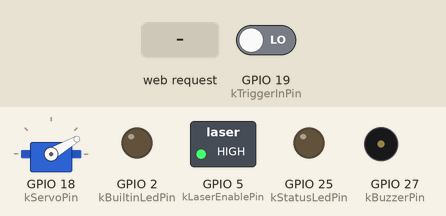
Recording of a sketch running on a simulated ESP32. Parts: servo, switched loads named in the sketch (green lamp = pin HIGH), output pins drawn as LEDs (lit = HIGH), buzzer (waves = sounding, pin HIGH). Inputs (shaded band) come from the test bench; at power-on: GPIO 19 (kTriggerInPin) LOW. Pins used as bus, display or sensor lines are not drawn; what the sketch prints to the serial monitor is not drawn.

Above: at 1.6 s.
1.7 s: GPIO 19 (kTriggerInPin) driven HIGH
At 2.25 s:
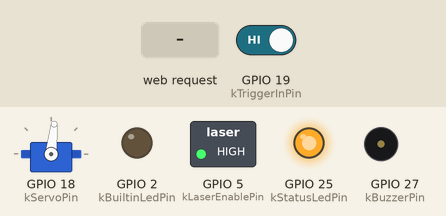
4.7 s: HTTP request GET /m received
At 7.14 s:
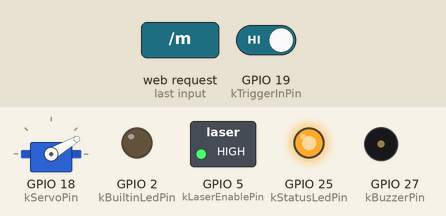
7.7 s: HTTP request GET /r received
At 9.44 s:
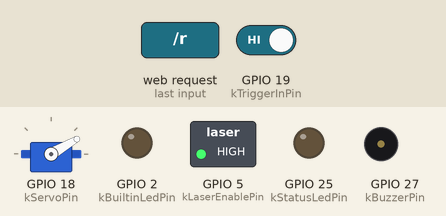
Timing chart, 0 to 16.7 s (numbered marks = the images above; inputs shaded):
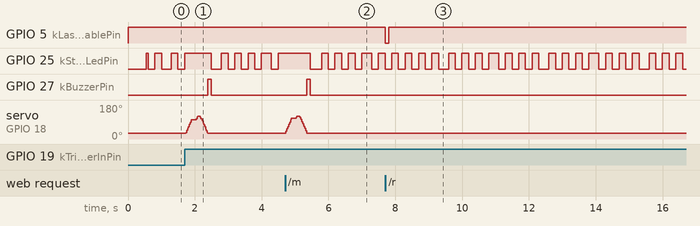

Measured:
- after the input at 1.7 s, GPIO 27 (kBuzzerPin): LOW → HIGH after 0.69 s, → LOW 0.10 s later; servo on GPIO 18 (kServoPin): rises from 30° to 120° in 0.36 s, then falls to 30° in 0.30 s
- after the input at 4.7 s, GPIO 27 (kBuzzerPin): LOW → HIGH after 0.66 s, → LOW 0.10 s later; servo on GPIO 18 (kServoPin): rises from 30° to 120° in 0.33 s, then falls to 30° in 0.30 s
- after the input at 7.7 s, GPIO 5 (kLaserEnablePin): HIGH → LOW at once, → HIGH 0.10 s later
- by itself, GPIO 25 (kStatusLedPin): repeats every 3.0 s: 3 × (LOW 0.20 s, HIGH 0.20 s), LOW 0.30 s, 3 × (HIGH 0.20 s, LOW 0.20 s), HIGH 0.30 s

The sketch:

CableMarkerPro.ino
```cpp
#include <Arduino.h>
#include <WiFi.h>
#include <WebServer.h>

#include "AppConfig.h"
#include "DebouncedInput.h"
#include "LaserRangefinder.h"
#include "MarkerActuator.h"
#include "WebUi.h"

HardwareSerial laserSerial(2);
LaserRangefinder laser(laserSerial);
MarkerActuator marker;
DebouncedInput triggerInput(config::kTriggerInPin, config::kTriggerDebounceMs);
WebServer server(80);

namespace {

bool statusLedState = false;
uint32_t lastStatusLedToggleMs = 0;

int32_t calibratedDistanceMm(uint32_t nowMs) {
  if (!laser.hasReading() || !laser.healthy(nowMs)) {
    return -1;
  }

  const int64_t corrected = static_cast<int64_t>(laser.rawMillimeters()) + config::kCalibrationOffsetMm;
  return corrected < 0 ? 0 : static_cast<int32_t>(corrected);
}

String jsonState(uint32_t nowMs, const char* message = nullptr) {
  String json;
  json.reserve(320);
  json += F("{\"version\":\"");
  json += config::kFirmwareVersion;
  json += F("\",\"distance_mm\":");
  json += calibratedDistanceMm(nowMs);
  json += F(",\"raw_distance_mm\":");
  json += laser.hasReading() ? String(laser.rawMillimeters()) : String(-1);
  json += F(",\"calibration_offset_mm\":");
  json += config::kCalibrationOffsetMm;
  json += F(",\"laser_healthy\":");
  json += laser.healthy(nowMs) ? F("true") : F("false");
  json += F(",\"laser_restarting\":");
  json += laser.restarting() ? F("true") : F("false");
  json += F(",\"marker_busy\":");
  json += marker.busy() ? F("true") : F("false");
  json += F(",\"completed_marks\":");
  json += marker.completedMarks();
  json += F(",\"uptime_ms\":");
  json += nowMs;

  if (message != nullptr) {
    json += F(",\"message\":\"");
    json += message;
    json += '"';
  }

  json += '}';
  return json;
}

void sendJson(int statusCode, const String& body) {
  server.sendHeader(F("Cache-Control"), F("no-store"));
  server.send(statusCode, F("application/json; charset=utf-8"), body);
}

void handleStatus() {
  sendJson(200, jsonState(millis()));
}

void handleMark() {
  const uint32_t nowMs = millis();
  if (!marker.requestMark(nowMs)) {
    sendJson(409, jsonState(nowMs, "Marker is busy or in cooldown."));
    return;
  }
  sendJson(202, jsonState(nowMs, "Mark cycle started."));
}

void handleLaserRestart() {
  const uint32_t nowMs = millis();
  laser.requestRestart(nowMs);
  sendJson(202, jsonState(nowMs, "Laser restart requested."));
}

void handleLegacyData() {
  const uint32_t nowMs = millis();
  String json = F("{\"d\":");
  json += calibratedDistanceMm(nowMs);
  json += F(",\"h\":");
  json += laser.healthy(nowMs) ? F("true") : F("false");
  json += F(",\"b\":");
  json += marker.busy() ? F("true") : F("false");
  json += '}';
  sendJson(200, json);
}

void setupRoutes() {
  server.on("/", HTTP_GET, []() {
    server.send_P(200, PSTR("text/html; charset=utf-8"), kWebUi);
  });

  server.on("/api/status", HTTP_GET, handleStatus);
  server.on("/api/mark", HTTP_POST, handleMark);
  server.on("/api/laser/restart", HTTP_POST, handleLaserRestart);

  // Compatibility with the original one-file firmware. New integrations should
  // use the /api/* endpoints above.
  server.on("/d", HTTP_GET, handleLegacyData);
  server.on("/m", HTTP_GET, handleMark);
  server.on("/m", HTTP_POST, handleMark);
  server.on("/r", HTTP_GET, handleLaserRestart);
  server.on("/r", HTTP_POST, handleLaserRestart);

  server.on("/healthz", HTTP_GET, []() {
    server.send(200, F("text/plain; charset=utf-8"), F("ok"));
  });

  server.onNotFound([]() {
    server.send(404, F("application/json; charset=utf-8"), F("{\"error\":\"not_found\"}"));
  });
}

void updateStatusIndicators(uint32_t nowMs) {
  const bool healthy = laser.healthy(nowMs);
  digitalWrite(config::kBuiltinLedPin, healthy ? HIGH : LOW);

  if (marker.busy()) {
    digitalWrite(config::kStatusLedPin, HIGH);
    statusLedState = true;
    return;
  }

  const uint32_t intervalMs = healthy ? 800 : 200;
  if (nowMs - lastStatusLedToggleMs >= intervalMs) {
    lastStatusLedToggleMs = nowMs;
    statusLedState = !statusLedState;
    digitalWrite(config::kStatusLedPin, statusLedState ? HIGH : LOW);
  }
}

}  // namespace

void setup() {
  Serial.begin(115200);

  pinMode(config::kStatusLedPin, OUTPUT);
  pinMode(config::kBuiltinLedPin, OUTPUT);
  pinMode(config::kTriggerOutPin, OUTPUT);
  digitalWrite(config::kTriggerOutPin, HIGH);  // Preserves the legacy ready/output behavior.

  triggerInput.begin(INPUT_PULLDOWN);
  marker.begin();
  laser.begin();

  WiFi.mode(WIFI_AP);
  WiFi.setSleep(false);
  WiFi.softAP(config::kAccessPointSsid, config::kAccessPointPassword);

  setupRoutes();
  server.begin();

  Serial.println();
  Serial.printf("%s firmware %s\n", config::kProjectName, config::kFirmwareVersion);
  Serial.printf("Access point: %s\n", config::kAccessPointSsid);
  Serial.print("Web UI: http://");
  Serial.println(WiFi.softAPIP());
}

void loop() {
  const uint32_t nowMs = millis();

  laser.tick(nowMs);
  marker.tick(nowMs);

  if (triggerInput.risingEdge(nowMs)) {
    marker.requestMark(nowMs);
  }

  updateStatusIndicators(nowMs);
  server.handleClient();
  delay(1);
}
```

DebouncedInput.h
```cpp
#pragma once

#include <Arduino.h>

class DebouncedInput {
 public:
  DebouncedInput(uint8_t pin, uint32_t debounceMs)
      : pin_(pin), debounceMs_(debounceMs) {}

  void begin(uint8_t mode) {
    pinMode(pin_, mode);
    rawState_ = digitalRead(pin_);
    stableState_ = rawState_;
    lastRawChangeMs_ = millis();
  }

  bool risingEdge(uint32_t nowMs) {
    const bool raw = digitalRead(pin_);
    if (raw != rawState_) {
      rawState_ = raw;
      lastRawChangeMs_ = nowMs;
    }

    if (rawState_ != stableState_ && nowMs - lastRawChangeMs_ >= debounceMs_) {
      stableState_ = rawState_;
      return stableState_;
    }

    return false;
  }

 private:
  uint8_t pin_;
  uint32_t debounceMs_;
  bool rawState_ = false;
  bool stableState_ = false;
  uint32_t lastRawChangeMs_ = 0;
};
```

LaserProtocol.cpp
```cpp
#include "LaserProtocol.h"

namespace cablemarker {
namespace {

bool isBcdByte(uint8_t value) {
  return ((value >> 4) & 0x0F) <= 9 && (value & 0x0F) <= 9;
}

}  // namespace

bool decodeMeasurementFrame(const uint8_t* frame, size_t length, uint32_t& millimeters) {
  if (frame == nullptr || length != 13) {
    return false;
  }

  if (frame[0] != 0xAA || frame[4] != 0x00 || frame[5] != 0x04) {
    return false;
  }

  uint8_t checksum = 0;
  for (size_t i = 1; i < 12; ++i) {
    checksum = static_cast<uint8_t>(checksum + frame[i]);
  }
  if (checksum != frame[12]) {
    return false;
  }

  uint32_t decoded = 0;
  for (size_t i = 6; i < 10; ++i) {
    if (!isBcdByte(frame[i])) {
      return false;
    }
    decoded = decoded * 100U;
    decoded += static_cast<uint32_t>(((frame[i] >> 4) & 0x0F) * 10U + (frame[i] & 0x0F));
  }

  millimeters = decoded;
  return true;
}

}  // namespace cablemarker
```

LaserProtocol.h
```cpp
#pragma once

#include <stddef.h>
#include <stdint.h>

namespace cablemarker {

// Decodes the 13-byte measurement frame used by the rangefinder protocol in
// the original CableMarker Pro firmware. Returns false for malformed headers,
// invalid BCD digits, or checksum errors.
bool decodeMeasurementFrame(const uint8_t* frame, size_t length, uint32_t& millimeters);

}  // namespace cablemarker
```

LaserRangefinder.cpp
```cpp
#include "LaserRangefinder.h"

#include "AppConfig.h"
#include "LaserProtocol.h"

namespace {

const uint8_t kLaserOnCommand[] = {0xAA, 0x00, 0x01, 0xBE, 0x00, 0x01, 0x00, 0x01, 0xC1};
const uint8_t kQuickMeasurementCommand[] = {0xAA, 0x00, 0x00, 0x22, 0x00, 0x01, 0x00, 0x00, 0x23};

bool deadlineReached(uint32_t nowMs, uint32_t deadlineMs) {
  return static_cast<int32_t>(nowMs - deadlineMs) >= 0;
}

}  // namespace

LaserRangefinder::LaserRangefinder(HardwareSerial& serial) : serial_(serial) {}

void LaserRangefinder::begin() {
  pinMode(config::kLaserEnablePin, OUTPUT);
  digitalWrite(config::kLaserEnablePin, HIGH);

  serial_.begin(config::kLaserBaud, SERIAL_8N1, config::kLaserRxPin, config::kLaserTxPin);
  // The legacy hardware allowed the rangefinder a short power-up period before
  // the first command. This happens before Wi-Fi/server startup, so a one-time
  // boot delay is preferable to sending a command while the sensor is not ready.
  delay(400);
  sendLaserOn();

  const uint32_t nowMs = millis();
  lastMeasurementMs_ = nowMs - config::kMeasurementPeriodMs;
  lastKeepAliveMs_ = nowMs;
}

void LaserRangefinder::tick(uint32_t nowMs) {
  if (restartState_ != RestartState::Idle) {
    serviceRestart(nowMs);
    return;
  }

  if (nowMs - lastKeepAliveMs_ >= config::kLaserKeepAliveMs) {
    sendLaserOn();
    lastKeepAliveMs_ = nowMs;
  }

  if (nowMs - lastMeasurementMs_ >= config::kMeasurementPeriodMs) {
    lastMeasurementMs_ = nowMs;
    measureOnce(nowMs);
  }
}

void LaserRangefinder::requestRestart(uint32_t nowMs) {
  if (restartState_ != RestartState::Idle) {
    return;
  }

  digitalWrite(config::kLaserEnablePin, LOW);
  restartState_ = RestartState::PowerOffWait;
  restartDeadlineMs_ = nowMs + 100;
  lastSuccessMs_ = 0;
  latestMillimeters_ = -1;
}

bool LaserRangefinder::healthy(uint32_t nowMs) const {
  if (restartState_ != RestartState::Idle || lastSuccessMs_ == 0) {
    return false;
  }
  return nowMs - lastSuccessMs_ <= config::kLaserStaleAfterMs;
}

bool LaserRangefinder::restarting() const {
  return restartState_ != RestartState::Idle;
}

bool LaserRangefinder::hasReading() const {
  return latestMillimeters_ >= 0;
}

int32_t LaserRangefinder::rawMillimeters() const {
  return latestMillimeters_;
}

uint32_t LaserRangefinder::lastSuccessMs() const {
  return lastSuccessMs_;
}

void LaserRangefinder::serviceRestart(uint32_t nowMs) {
  if (!deadlineReached(nowMs, restartDeadlineMs_)) {
    return;
  }

  switch (restartState_) {
    case RestartState::PowerOffWait:
      digitalWrite(config::kLaserEnablePin, HIGH);
      restartState_ = RestartState::PowerOnWait;
      restartDeadlineMs_ = nowMs + 500;
      break;

    case RestartState::PowerOnWait:
      serial_.end();
      serial_.begin(config::kLaserBaud, SERIAL_8N1, config::kLaserRxPin, config::kLaserTxPin);
      restartState_ = RestartState::UartRestartWait;
      restartDeadlineMs_ = nowMs + 100;
      break;

    case RestartState::UartRestartWait:
      drainInput();
      sendLaserOn();
      restartState_ = RestartState::LaserOnWait;
      restartDeadlineMs_ = nowMs + 300;
      break;

    case RestartState::LaserOnWait:
      restartState_ = RestartState::Idle;
      lastMeasurementMs_ = nowMs - config::kMeasurementPeriodMs;
      lastKeepAliveMs_ = nowMs;
      break;

    case RestartState::Idle:
      break;
  }
}

void LaserRangefinder::measureOnce(uint32_t nowMs) {
  drainInput();
  sendQuickMeasurement();

  uint32_t millimeters = 0;
  if (readMeasurementFrame(millimeters)) {
    latestMillimeters_ = static_cast<int32_t>(millimeters);
    lastSuccessMs_ = nowMs;
  }
}

bool LaserRangefinder::readMeasurementFrame(uint32_t& millimeters) {
  uint8_t frame[13] = {};
  size_t count = 0;
  const uint32_t startedAt = millis();

  while (millis() - startedAt < config::kFrameReadTimeoutMs) {
    while (serial_.available() > 0) {
      const int next = serial_.read();
      if (next < 0) {
        break;
      }

      const uint8_t value = static_cast<uint8_t>(next);
      if (count == 0) {
        if (value != 0xAA) {
          continue;
        }
        frame[count++] = value;
      } else {
        frame[count++] = value;
      }

      if (count == sizeof(frame)) {
        return cablemarker::decodeMeasurementFrame(frame, sizeof(frame), millimeters);
      }
    }
    delay(1);  // Yield to the ESP32 Wi-Fi stack while waiting for UART bytes.
  }

  return false;
}

void LaserRangefinder::sendLaserOn() {
  serial_.write(kLaserOnCommand, sizeof(kLaserOnCommand));
}

void LaserRangefinder::sendQuickMeasurement() {
  serial_.write(kQuickMeasurementCommand, sizeof(kQuickMeasurementCommand));
}

void LaserRangefinder::drainInput() {
  // Bound the drain so a noisy UART cannot trap the main loop forever.
  for (size_t i = 0; i < 64 && serial_.available() > 0; ++i) {
    serial_.read();
  }
}
```

LaserRangefinder.h
```cpp
#pragma once

#include <Arduino.h>

class LaserRangefinder {
 public:
  explicit LaserRangefinder(HardwareSerial& serial);

  void begin();
  void tick(uint32_t nowMs);
  void requestRestart(uint32_t nowMs);

  bool healthy(uint32_t nowMs) const;
  bool restarting() const;
  bool hasReading() const;
  int32_t rawMillimeters() const;
  uint32_t lastSuccessMs() const;

 private:
  enum class RestartState : uint8_t {
    Idle,
    PowerOffWait,
    PowerOnWait,
    UartRestartWait,
    LaserOnWait,
  };

  HardwareSerial& serial_;
  RestartState restartState_ = RestartState::Idle;
  uint32_t restartDeadlineMs_ = 0;
  uint32_t lastMeasurementMs_ = 0;
  uint32_t lastKeepAliveMs_ = 0;
  uint32_t lastSuccessMs_ = 0;
  int32_t latestMillimeters_ = -1;

  void serviceRestart(uint32_t nowMs);
  void measureOnce(uint32_t nowMs);
  bool readMeasurementFrame(uint32_t& millimeters);
  void sendLaserOn();
  void sendQuickMeasurement();
  void drainInput();
};
```

MarkerActuator.cpp
```cpp
#include "MarkerActuator.h"

#include "AppConfig.h"

namespace {

bool deadlineReached(uint32_t nowMs, uint32_t deadlineMs) {
  return static_cast<int32_t>(nowMs - deadlineMs) >= 0;
}

}  // namespace

void MarkerActuator::begin() {
  pinMode(config::kBuzzerPin, OUTPUT);
  digitalWrite(config::kBuzzerPin, LOW);

  servo_.attach(config::kServoPin);
  currentAngle_ = config::kServoHomeAngle;
  writeAngle(currentAngle_);
}

void MarkerActuator::tick(uint32_t nowMs) {
  if (phase_ == Phase::Idle || !deadlineReached(nowMs, nextActionMs_)) {
    return;
  }

  switch (phase_) {
    case Phase::MovingForward:
      currentAngle_ += config::kServoStepDegrees;
      if (currentAngle_ >= config::kServoTravelAngle) {
        currentAngle_ = config::kServoTravelAngle;
        writeAngle(currentAngle_);
        phase_ = Phase::Holding;
        nextActionMs_ = nowMs + config::kServoHoldMs;
      } else {
        writeAngle(currentAngle_);
        nextActionMs_ = nowMs + config::kServoStepIntervalMs;
      }
      break;

    case Phase::Holding:
      phase_ = Phase::MovingHome;
      nextActionMs_ = nowMs;
      break;

    case Phase::MovingHome:
      currentAngle_ -= config::kServoStepDegrees;
      if (currentAngle_ <= config::kServoHomeAngle) {
        currentAngle_ = config::kServoHomeAngle;
        writeAngle(currentAngle_);
        digitalWrite(config::kBuzzerPin, HIGH);
        phase_ = Phase::Beeping;
        nextActionMs_ = nowMs + config::kBuzzerPulseMs;
      } else {
        writeAngle(currentAngle_);
        nextActionMs_ = nowMs + config::kServoStepIntervalMs;
      }
      break;

    case Phase::Beeping:
      digitalWrite(config::kBuzzerPin, LOW);
      phase_ = Phase::Idle;
      lastCompletedMs_ = nowMs;
      ++completedMarks_;
      break;

    case Phase::Idle:
      break;
  }
}

bool MarkerActuator::requestMark(uint32_t nowMs) {
  if (phase_ != Phase::Idle) {
    return false;
  }

  if (lastCompletedMs_ != 0 && nowMs - lastCompletedMs_ < config::kMinimumMarkIntervalMs) {
    return false;
  }

  phase_ = Phase::MovingForward;
  currentAngle_ = config::kServoHomeAngle;
  nextActionMs_ = nowMs;
  return true;
}

bool MarkerActuator::busy() const {
  return phase_ != Phase::Idle;
}

uint32_t MarkerActuator::completedMarks() const {
  return completedMarks_;
}

void MarkerActuator::writeAngle(int angle) {
  servo_.write(constrain(angle, config::kServoMinAngle, config::kServoMaxAngle));
}
```

MarkerActuator.h
```cpp
#pragma once

#include <Arduino.h>
#include <ESP32Servo.h>

class MarkerActuator {
 public:
  void begin();
  void tick(uint32_t nowMs);
  bool requestMark(uint32_t nowMs);

  bool busy() const;
  uint32_t completedMarks() const;

 private:
  enum class Phase : uint8_t {
    Idle,
    MovingForward,
    Holding,
    MovingHome,
    Beeping,
  };

  Servo servo_;
  Phase phase_ = Phase::Idle;
  int currentAngle_ = 0;
  uint32_t nextActionMs_ = 0;
  uint32_t lastCompletedMs_ = 0;
  uint32_t completedMarks_ = 0;

  void writeAngle(int angle);
};
```

AppConfig.h
```cpp
#pragma once

#include <Arduino.h>

namespace config {

// Project identity
static constexpr char kProjectName[] = "CableMarker Pro";
static constexpr char kFirmwareVersion[] = "2.0.0";

// ESP32 pin assignment (kept compatible with the original project)
static constexpr uint8_t kLaserRxPin = 16;
static constexpr uint8_t kLaserTxPin = 17;
static constexpr uint8_t kLaserEnablePin = 5;
static constexpr uint8_t kServoPin = 18;
static constexpr uint8_t kBuzzerPin = 27;
static constexpr uint8_t kStatusLedPin = 25;
static constexpr uint8_t kBuiltinLedPin = 2;
static constexpr uint8_t kTriggerOutPin = 23;
static constexpr uint8_t kTriggerInPin = 19;

// Laser UART / protocol
static constexpr uint32_t kLaserBaud = 9600;
static constexpr uint32_t kMeasurementPeriodMs = 750;
static constexpr uint32_t kLaserKeepAliveMs = 5000;
static constexpr uint32_t kLaserStaleAfterMs = 3000;
static constexpr uint32_t kFrameReadTimeoutMs = 140;

// Calibration. Keep the legacy -33 mm offset unless your mechanical setup differs.
static constexpr int32_t kCalibrationOffsetMm = -33;

// Marker actuator
static constexpr int kServoHomeAngle = 30;
static constexpr int kServoTravelAngle = 120;
static constexpr int kServoMinAngle = 20;
static constexpr int kServoMaxAngle = 125;
static constexpr uint8_t kServoStepDegrees = 4;
static constexpr uint32_t kServoStepIntervalMs = 10;
static constexpr uint32_t kServoHoldMs = 80;
static constexpr uint32_t kBuzzerPulseMs = 100;
static constexpr uint32_t kMinimumMarkIntervalMs = 800;

// External trigger
static constexpr uint32_t kTriggerDebounceMs = 25;

// Standalone Wi-Fi access point
static constexpr char kAccessPointSsid[] = "CableMarker-Pro";
static constexpr char kAccessPointPassword[] = "CableMarker100";

}  // namespace config
```

Source omitted: WebUi.h (8195 bytes)
